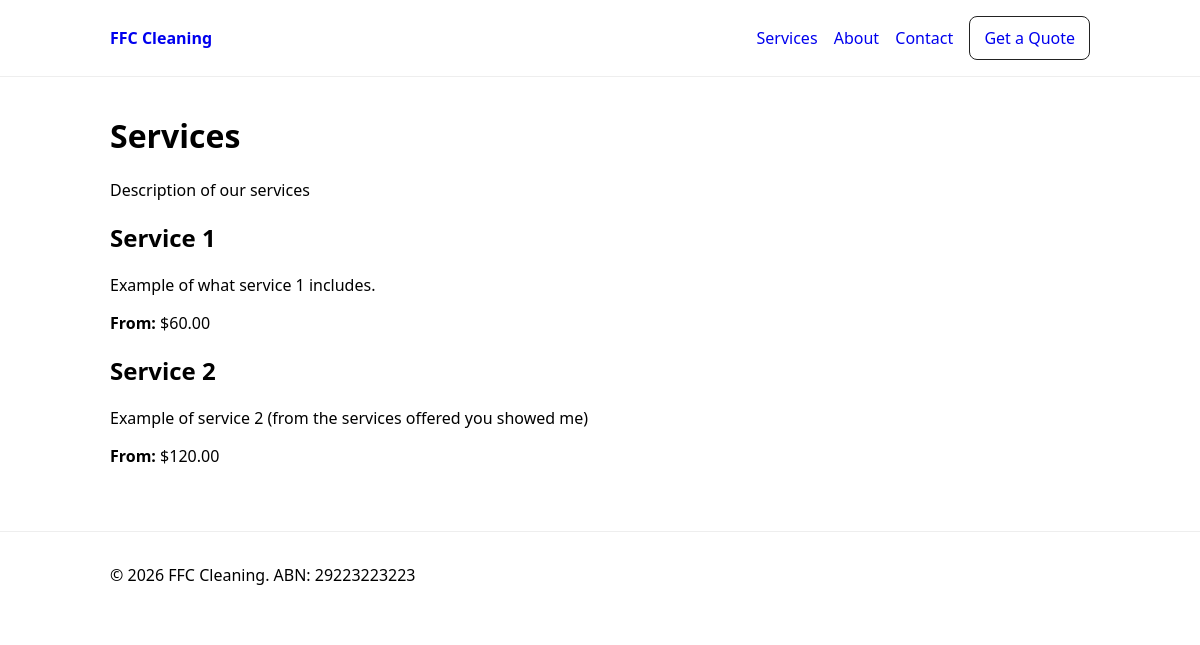
Page /services/ on the committed database.
### core/models.py (models this page shows, shortened)
class SiteSettings(models.Model):
    business_name = models.CharField(max_length=120, default="FFC Cleaning")
    phone = models.CharField(max_length=50, blank=True)
    email = models.EmailField(blank=True)
    service_area = models.CharField(max_length=200, blank=True)
    abn = models.CharField(max_length=30, blank=True)

class ServicesPage(models.Model):
    hero_title = models.CharField(max_length=160, default="Services")
    intro = HTMLField(blank=True)  # was TextField
    is_published = models.BooleanField(default=True)
    updated_at = models.DateTimeField(auto_now=True)

class Service(models.Model):
    page = models.ForeignKey(ServicesPage, on_delete=models.CASCADE, related_name="services")
    name = models.CharField(max_length=120)
    description = HTMLField(blank=True)  # was TextField
    starting_from = models.DecimalField(max_digits=10, decimal_places=2, null=True, blank=True)
    sort_order = models.PositiveIntegerField(default=0)
    is_active = models.BooleanField(default=True)
    class Meta:
        ordering = ["sort_order", "name"]

### core/views.py (the view)
# urls.py: path("services/", views.services, name="services"),
def services(request):
    page = ServicesPage.objects.filter(is_published=True).first()
    if not page:
        raise Http404("Services page not set up yet.")
    services = page.services.filter(is_active=True)
    return render(
        request,
        "core/services.html",
        {
            "page": page,
            "services": services,
        },
    )

### core/context_processors.py (called while the page is built)
def site_settings(request):
    return {
        "site_settings": SiteSettings.objects.first()
    }

### templates/core/services.html (shortened to what this page needs)
{% extends "base.html" %}
{% block content %}
  <h1>{{ page.hero_title }}</h1>
  {% if page.intro %}
    <div class="services-intro">
      {{ page.intro|safe }}
    </div>
  {% endif %}
  {% if page.services.exists %}
    <div class="services-list">
      {% if services %}
        {% for service in services %}
          <section class="service">
            <h2>{{ service.name }}</h2>
            {% if service.description %}
              <div class="service-description">
                {{ service.description|safe }}
              </div>
            {% endif %}
            {% if service.starting_from %}
              <p class="service-price">
                <strong>From:</strong> ${{ service.starting_from }}
              </p>
            {% endif %}
          </section>
        {% endfor %}
      {% endif %}
    </div>
  {% else %}
    <p>No services have been published yet.</p>
  {% endif %}
{% endblock %}

### templates/base.html (shortened to what this page needs)
<!doctype html>
<html lang="en">
<head>
  {% load static %}
  <link rel="stylesheet" href="{% static 'css/site.css' %}">
</head>
<body>
  <header class="site-header">
    <div class="container">
      <a class="brand" href="{% url 'home' %}">{{site_settings.business_name}}</a>
      <nav>
        <a href="{% url 'services' %}">Services</a>
        <a href="{% url 'about' %}">About</a>
        <a href="{% url 'contact' %}">Contact</a>
        <a class="btn" href="{% url 'quote' %}">Get a Quote</a>
      </nav>
    </div>
  </header>
  <main class="container">
    {% block content %}{% endblock %}
  </main>
  <footer class="site-footer">
    <div class="container">
      <p>© {% now "Y" %} FFC Cleaning. ABN: {{site_settings.abn}}</p>
    </div>
  </footer>
</body>
</html>

### static/css/site.css (style rules this page uses)
body { font-family: system-ui, Arial, sans-serif; margin: 0; }
.container { max-width: 980px; margin: 0 auto; padding: 16px; }
.site-header { border-bottom: 1px solid #eee; }
.site-header .container { display: flex; align-items: center; justify-content: space-between; }
nav a { margin-left: 12px; text-decoration: none; }
.brand { font-weight: 700; text-decoration: none; }
.btn { display: inline-block; padding: 10px 14px; border: 1px solid #222; border-radius: 8px; }
.site-footer { border-top: 1px solid #eee; margin-top: 32px; }

### rows in the picture
SiteSettings: business_name "FFC Cleaning", abn "29223223223"
ServicesPage: hero_title "Services", intro "Description of our services"
Service: name "Service 1", description "Example of what service 1 includes.", starting_from "60.00"
Service: name "Service 2", description "Example of service 2 (from the services offered you showed me)", starting_from "120.00"
